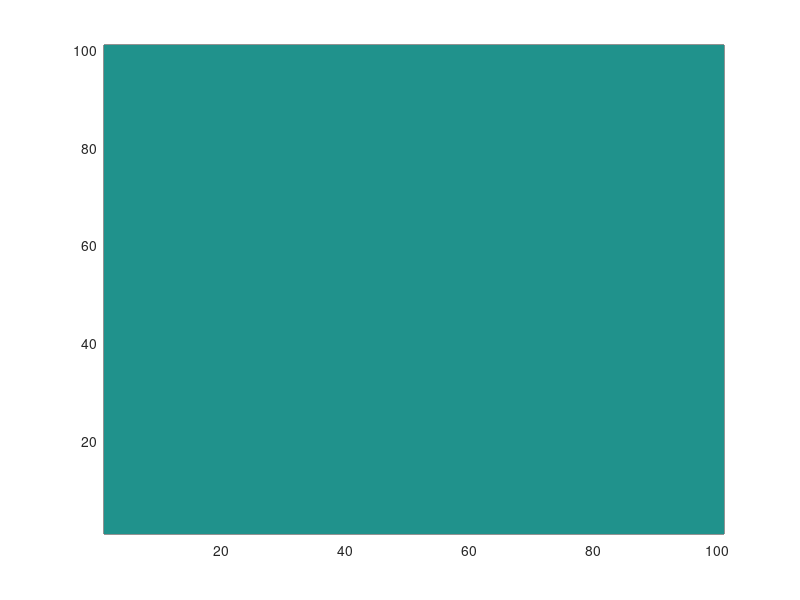

The MATLAB source for this figure: (Note: this script raises an error after producing the figure.)
% Create simple SFINCS model with spatial-varying infiltration
fclose('all');
clear all
close all
clc

%% 0. Settings
destin = 'p:\11202255-sfincs\organise_scripts\sfincs_modelsetup\example00_basin\mymodel\';
mkdir(destin); cd(destin);

%% 1. Bathymetry
xvalues                 = [0:100:10000];
yvalues                 = [0:100:10000];
[xvalues, yvalues]      = meshgrid(xvalues,yvalues);
zvalues                 = zeros(size(xvalues));
figure; pcolor(zvalues); shading flat;

%% 2. SFINCS
% Inp
inp             = sfincs_initialize_input;
inp.nmax        = size(xvalues,1);
inp.mmax        = size(yvalues,2);
inp.dx          = nanmedian(diff(xvalues(1,:)));
inp.dy          = nanmedian(diff(yvalues(:,1)));
inp.x0          = min(min(xvalues));
inp.y0          = min(min(yvalues));
inp.mskfile     = 'sfincs.msk';
inp.depfile     = 'sfincs.dep';
inp.indexfile   = 'sfincs.ind';

% Active versus inactive
msk             = ones(size(zvalues));
figure; pcolor(msk); shading flat;

% Write binary inputs for bed, mask and index
sfincs_write_binary_inputs(zvalues,msk,inp.indexfile,inp.depfile,inp.mskfile)

% Infiltration in the middle of the domain
qfield                      = zeros(size(zvalues));
qfield(25:75, 25:75)        = 10;  % mm/hr
qfieldv                     = qfield(msk>0);
inp.qinffile                = 'sfincs.qinf';
fid=fopen(inp.qinffile,'w');
fwrite(fid,qfieldv,'real*4');
fclose(fid);

% Also simple rainfall
t               = [0  86400 86401 86400*7] ;
rain            = [10 10    0     0];
inp.precipfile  = 'sfincs.rain';
sfincs_write_boundary_conditions(inp.precipfile,t,rain')

% observation point in middle of domain
inp.obsfile         = 'sfincs.obs';
points_obs.x        = mean(xvalues(:));
points_obs.y        = mean(yvalues(:));
points_obs.length   = length(points_obs.x);
sfincs_write_boundary_points(inp.obsfile,points_obs);

% Times
tstart              = datenum(2019,1,1);
tend                = datenum(2019,1,7);
inp.tref            = tstart;
inp.tstart          = tstart;
inp.tstop           = tend;

% Reduce output
inp.dtout           = 3600;
inp.alpha           = 0.25;
inp.theta           = 0.90;
inp.dtwnd           = 1800;
inp.min_lev_hmax    = -5;

% Additional parameters
inp.dtout           = 86400;
inp.dthisout        = 600;
inp.zsini           = 1;
inp.outputformat   = 'net';
inp.qinf_zmin      = -999;
sfincs_write_input('sfincs.inp',inp);

% Basin is 10x10 km so this means 
% 10 mm per hour for 1 day is 0.24m water level increase
% however there is 1/4 of domain a 10 mm-hr infiltration capacity
% so 0.24 * 0.75 is 0.18 m increase in water level for the first day
% after that 0.06 m per day decrease for 5 days is 0.32m 
% leading to 1+0.18-0.32 = 0.82m water level at the end
